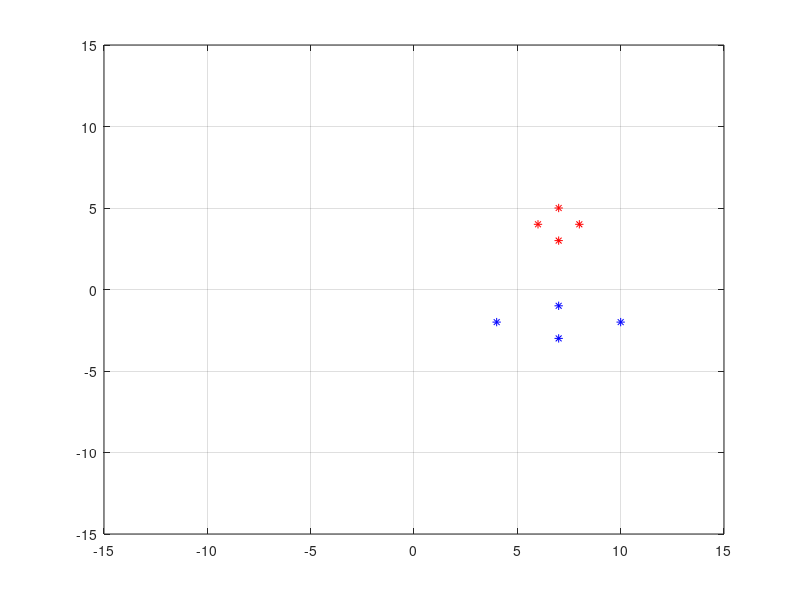

Here is the MATLAB script that generated this plot: (Note: this script raises an error after producing the figure.)
clear all;
close all;
clc;

W1 = [ 8,4; 6,4; 7,5; 7,3; ]
W2 = [ 10,-2; 4,-2; 7,-1; 7,-3;]

%% A Sikki %%

nokta_w1 = [ 8,6,7,7; 4,4,5,3; ];
figure;
plot(nokta_w1(1,:),nokta_w1(2,:),'*r'); 
nokta_w2 = [ 10,4,7,7; -2,-2,-1,-3;]
hold on;
plot(nokta_w2(1,:),nokta_w2(2,:),'*b');
axis([-15 15 -15 15 -15 15]);
grid on; 
 
%% B Sikki %%

ortalamaW1 = mean(W1)
ortalamaW2 = mean(W2) 

kovaryansW1 = cov(W1)
kovaryansW2 = cov(W2) 

%% C Sikki %%

E1 = [1/2 , 0; 0, 1/2];
E2 = [4.5, 0; 0 0.5];

Wb1 = - (1/2) * E1';
Wb2 = - (1/2) * E2';

wk1 = E1' * ortalamaW1(1,1);
wk2 = E2' * ortalamaW1(1,1);

wk10 = [- (1/2) * ortalamaW1(1,1)' * E1' * ortalamaW1(1,1)] - [ (1/2) * (log(det(E1)) + log(exp(1))) ];
wk20 = [- (1/2) * ortalamaW2(1,1)' * E2' * ortalamaW2(1,1)] - [ (1/2) * (log(det(E2)) + log(exp(1))) ];

for i=1:length(W1)
    G11 = W1(i,1)' * Wb1 * W1(i,1) + wk1' * W1(i,1) + wk10;
    G12 = W1(i,2)' * Wb1 * W1(i,2) + wk1' * W1(i,2) + wk10;
end

for i=1:length(W1)
    G21 = W2(i,1)' * Wb2 * W2(i,1) + wk2' * W2(i,1) + wk20;
    G22 = W2(i,2)' * Wb2 * W2(i,2) + wk2' * W2(i,2) + wk20;
end

%% D Sikki %%









%% E Sikki %%

prototype = [9,1]

for i=1:length(W1)
sonuc(i,:) = [(prototype(1,1) - W1(i,1))^2  + (prototype(1,2) - W1(i,2))^2];
end

NNMatrixW1 = sonuc(:,:)
vektorAraligi1 = min(NNMatrixW1)

for i=1:length(W2)
sonuc(i,:) = [(prototype(1,1) - W2(i,1))^2  + (prototype(1,2) - W2(i,2))^2];
end

NNMatrixW2 = sonuc(:,:)
vektorAraligi2 = min(NNMatrixW2)
 
prototype = [0,1]      %% 2.satir'a ait.

for i=1:length(W1)
sonuc(i,:) = [(prototype(1,1) - W1(i,1))^2  + (prototype(1,2) - W1(i,2))^2];
end

NNMatrixW1 = sonuc(:,:)
vektorAraligi1 = min(NNMatrixW1)

for i=1:length(W2)
sonuc(i,:) = [(prototype(1,1) - W2(i,1))^2  + (prototype(1,2) - W2(i,2))^2];
end

NNMatrixW2 = sonuc(:,:)
vektorAraligi2 = min(NNMatrixW2) 

hold on;
prototypeNokta1 = [9; 1];   
plot(prototypeNokta1(1,:),prototypeNokta1(2,:),'Or');

hold on;
prototypeNokta2 = [0; 1];   
plot(prototypeNokta2(1,:),prototypeNokta2(2,:),'Ob');
